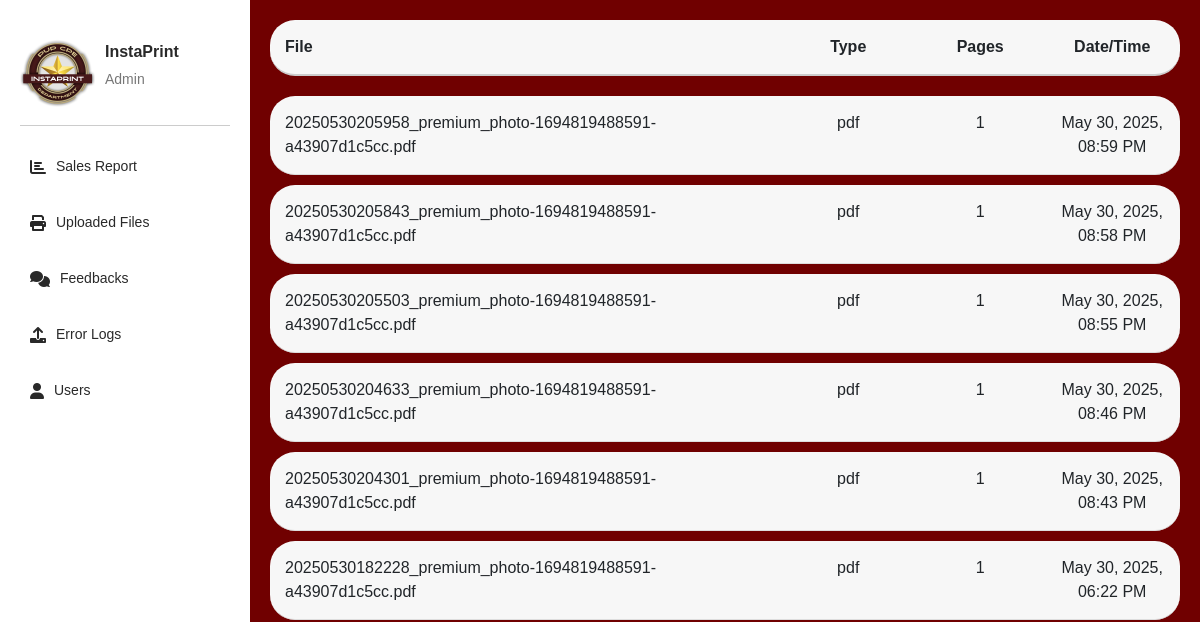
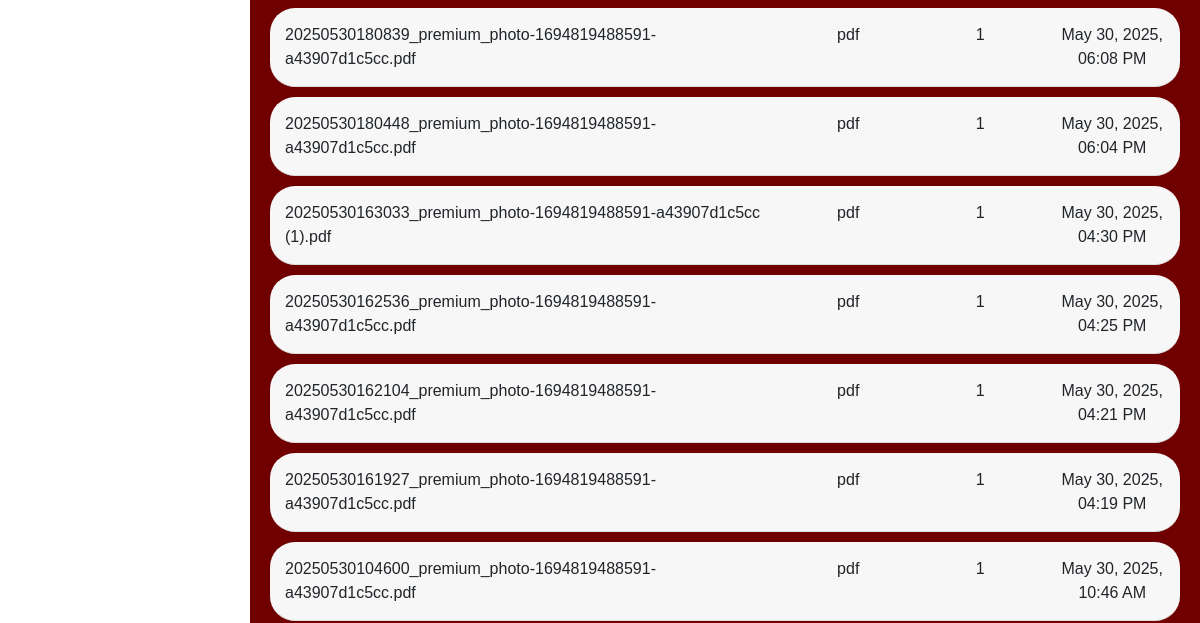
/admin-files-upload (upper part), run on an earlier commit of the app's database (2 pictures, top to bottom).
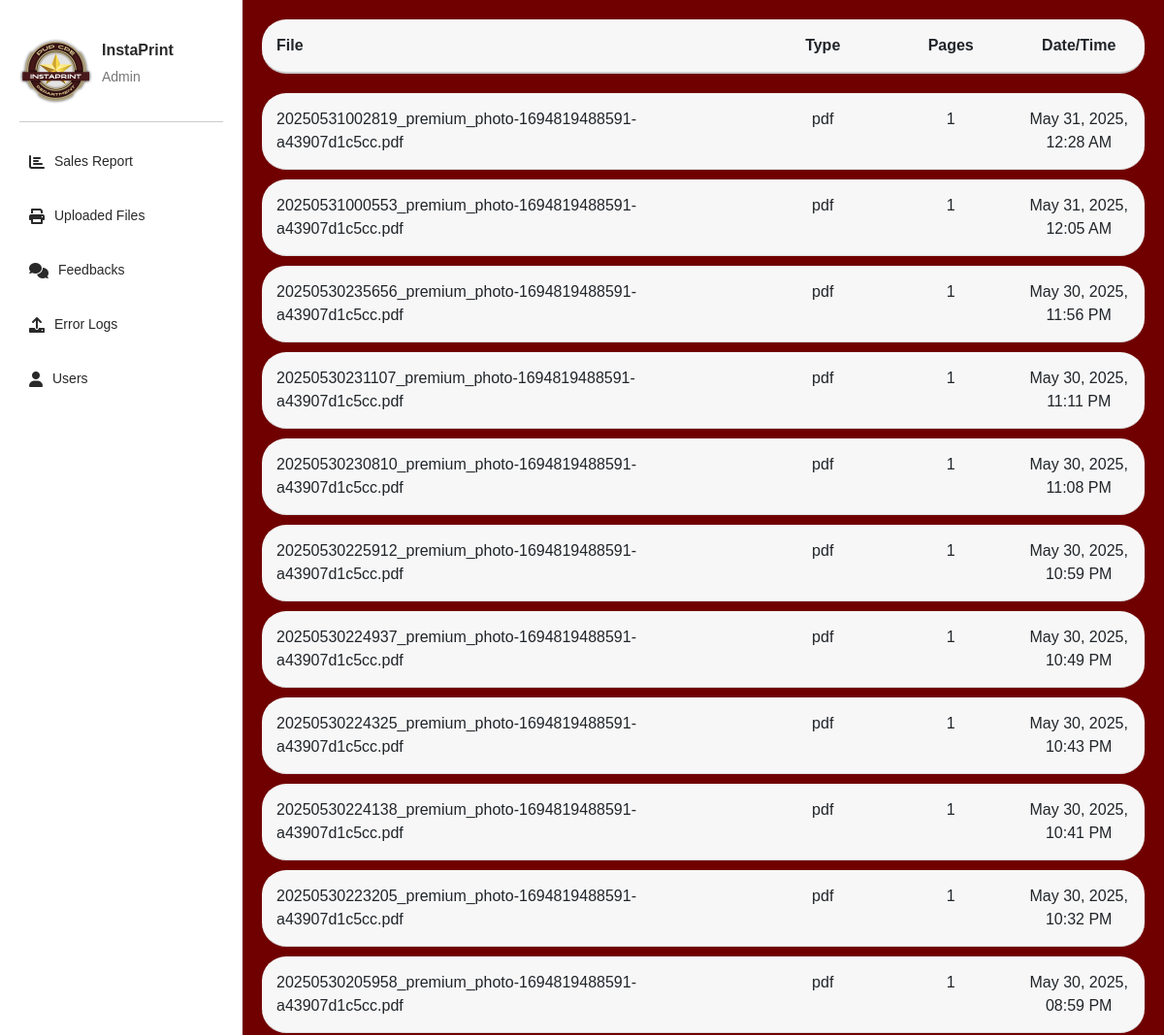
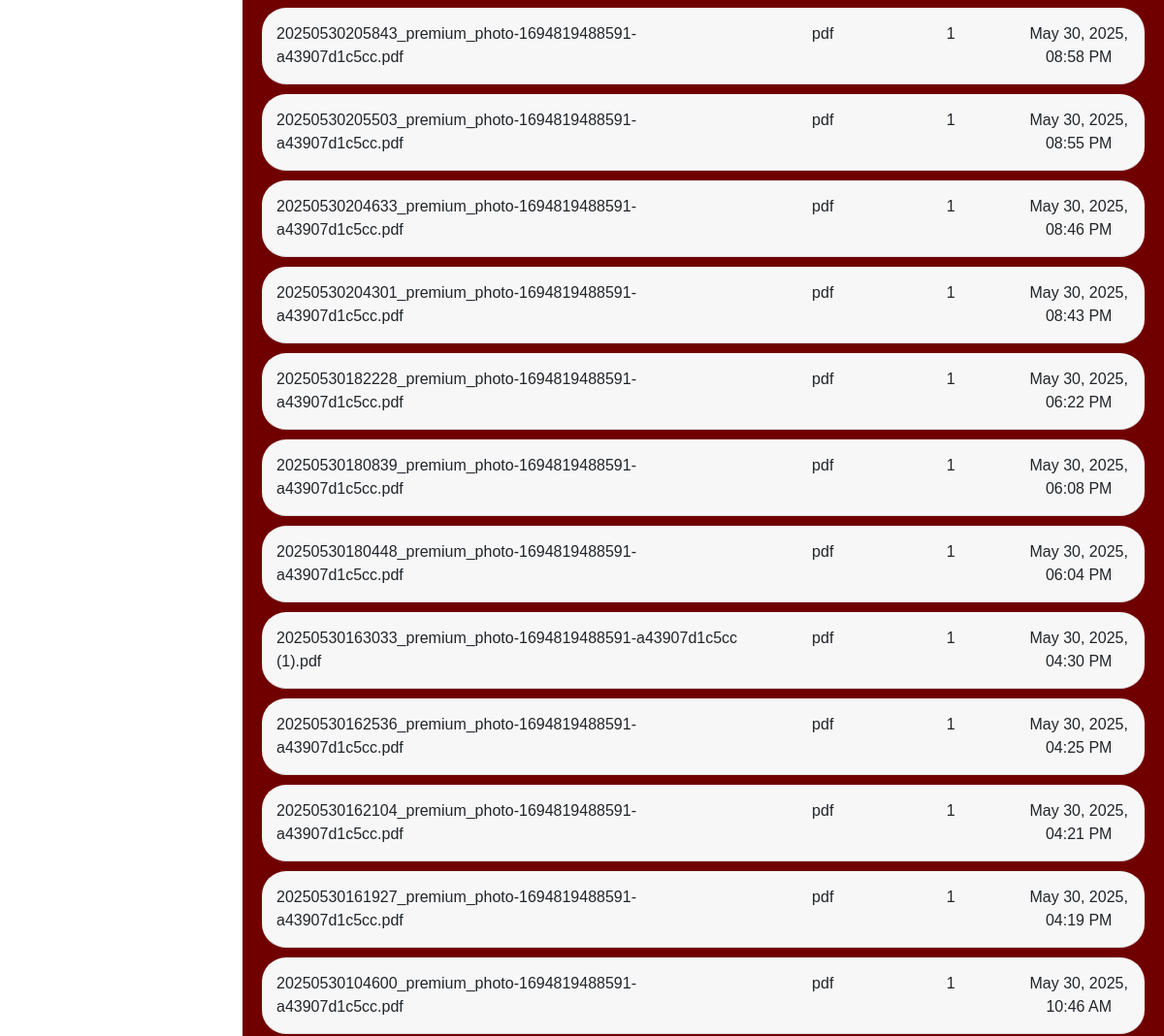
And on a later commit of the database (2 pictures, top to bottom).
### app.py (models this page shows, shortened)
class UploadedFile(db.Model):
    id = db.Column(db.Integer, primary_key=True)
    filename = db.Column(db.String(255), nullable=False)
    file_type = db.Column(db.String(50), nullable=False)
    pages = db.Column(db.Integer, nullable=False)
    timestamp = db.Column(db.DateTime, default=datetime.utcnow)

### app.py (the view)
@app.route("/admin-files-upload")
def admin_printed_pages():
    all_uploaded_files = UploadedFile.query.order_by(UploadedFile.timestamp.desc()).all() #
    formatted_files = []
    for uploaded_file_entry in all_uploaded_files:
        formatted_files.append({
            'file': uploaded_file_entry.filename, #
            'type': uploaded_file_entry.file_type, #
            'pages': uploaded_file_entry.pages, #
            'timestamp_full': uploaded_file_entry.timestamp.strftime('%b %d, %Y, %I:%M %p')  #
        })
    return render_template("admin-files-upload.html", uploaded=formatted_files) #

### templates/admin-files-upload.html (shortened to what this page needs)
<!DOCTYPE html>
<html lang="en">
<head>
    <link href="/static/css/admin-dashboard.css" rel="stylesheet" />
    <link rel="stylesheet" href="https://cdnjs.cloudflare.com/ajax/libs/font-awesome/6.0.0-beta3/css/all.min.css">
    <link href="https://cdn.jsdelivr.net/npm/bootstrap@5.3.0/dist/css/bootstrap.min.css" rel="stylesheet">
</head>
<body>
    <div class="container">
        <leftmenu class="menu">
            <div class="account">
                <img src="{{ url_for('static', filename='images/logo.jpg') }}" alt="InstaPrint Logo" class="profile-icon" style="max-width: 75px;">
                <div class="account-info">
                    <p class="name">InstaPrint</p>
                    <p class="role">Admin</p>
                </div>
            </div>
            <ul>
                <li><i class="fa-solid fa-chart-bar"></i> <a href="{{ url_for('admin_sales') }}">Sales Report</a></li>
                <li><i class="fa-solid fa-print"></i> <a href="{{ url_for('admin_printed_pages') }}">Uploaded Files</a></li>
                <li><i class="fa-solid fa-comments"></i> <a href="{{ url_for('admin_feedbacks') }}">Feedbacks</a></li>
                <li><i class="fa-solid fa-upload"></i> <a href="{{ url_for('admin_activity_log') }}">Error Logs</a></li>
                <li><i class="fa-solid fa-user"></i> <a href="{{ url_for('admin_dashboard') }}">Users</a></li>
            </ul>
        </leftmenu>
        <content class="contents">
            <div class="files-table">
                <div class="files-header">
                    <div class="files-file">File</div>
                    <div class="files-type">Type</div>
                    <div class="files-pages">Pages</div>
                    <div class="files-time">Date/Time</div> </div>
                {% for files in uploaded %}
                <div class="files-entry">
                    <div class="files-file">{{ files.file }}</div>
                    <div class="files-type">{{ files.type }}</div>
                    <div class="files-pages">{{ files.pages }}</div>
                    <div class="files-time">{{ files.timestamp_full }}</div>
                </div>
                {% endfor %}
            </div>
        </content>
    </div>
</body>
</html>

### static/css/admin-dashboard.css (style rules this page uses)
* { margin: 0; padding: 0; box-sizing: border-box; font-family: Arial, sans-serif; }
.container { display: flex; min-height: 100vh; max-width: 100% !important; padding-left: 0 !important; padding-right: 0 !important; }
.menu { width: 250px; background-color: #FFFFFF; color: #292929; padding: 20px; font-size: 14px; position: fixed; top: 0; left: 0; height: 100vh; width: 250px; overflow-y: auto; z-index: 1000; }
.menu ul { list-style-type: none; padding-left: 0; }
.menu li { display: flex; align-items: center; margin: 15px 0; font-size: 14px; padding: 10px; }
.menu li i { margin-right: 10px; color: #292929; font-size: 16px; }
.menu a { color: #292929; text-decoration: none; flex: 1; }
.contents { flex: 1; padding: 20px; background-color: #700000; display: flex; flex-direction: column; gap: 20px; margin-left: 250px; padding: 20px; }
.account { display: flex; align-items: center; padding: 15px 0; border-bottom: 1px solid #ccc; margin-bottom: 20px; }
.profile-icon { font-size: 40px; color: #292929; margin-right: 10px; }
.account-info { display: flex; flex-direction: column; }
.account-info .name { font-weight: bold; font-size: 16px; margin-bottom: 5px; }
.account-info .role { font-size: 14px; color: #777; }
.files-table { width: 100%; }
.files-header, .files-entry { display: flex; justify-content: space-between; padding: 15px; border-bottom: 1px solid #ddd; border-radius: 25px; margin-bottom: 10px; background-color: #f7f7f7; }
.files-header { font-weight: bold; background-color: #f7f7f7; border-bottom: 2px solid #ccc; margin-bottom: 20px; }
.files-file { width: 55%; font-weight: 500; }
.files-type { width: 12%; font-weight: 500; text-align: center; }
.files-pages { width: 12%; font-weight: 500; text-align: center; }
.files-time { width: 12%; font-weight: 500; text-align: center; }

### templates/admin-files-upload.html (style rules this page uses)
.container { display: flex; }
.menu { flex-shrink: 0; }
.contents { flex-grow: 1; padding: 20px; }
.files-header > div { font-weight: bold; }

What changed in the data, as far as the page shows it:
added UploadedFile: file "20250531002819_premium_photo-1694819488591-a43907d1c5cc.pdf", type "pdf", pages "1", timestamp_full "May 31, 2025, 12:28 AM"
added UploadedFile: file "20250531000553_premium_photo-1694819488591-a43907d1c5cc.pdf", type "pdf", pages "1", timestamp_full "May 31, 2025, 12:05 AM"
added UploadedFile: file "20250530235656_premium_photo-1694819488591-a43907d1c5cc.pdf", type "pdf", pages "1", timestamp_full "May 30, 2025, 11:56 PM"
added UploadedFile: file "20250530231107_premium_photo-1694819488591-a43907d1c5cc.pdf", type "pdf", pages "1", timestamp_full "May 30, 2025, 11:11 PM"
added UploadedFile: file "20250530230810_premium_photo-1694819488591-a43907d1c5cc.pdf", type "pdf", pages "1", timestamp_full "May 30, 2025, 11:08 PM"
added UploadedFile: file "20250530225912_premium_photo-1694819488591-a43907d1c5cc.pdf", type "pdf", pages "1", timestamp_full "May 30, 2025, 10:59 PM"
added UploadedFile: file "20250530224937_premium_photo-1694819488591-a43907d1c5cc.pdf", type "pdf", pages "1", timestamp_full "May 30, 2025, 10:49 PM"
added UploadedFile: file "20250530224325_premium_photo-1694819488591-a43907d1c5cc.pdf", type "pdf", pages "1", timestamp_full "May 30, 2025, 10:43 PM"
added UploadedFile: file "20250530224138_premium_photo-1694819488591-a43907d1c5cc.pdf", type "pdf", pages "1", timestamp_full "May 30, 2025, 10:41 PM"
added UploadedFile: file "20250530223205_premium_photo-1694819488591-a43907d1c5cc.pdf", type "pdf", pages "1", timestamp_full "May 30, 2025, 10:32 PM"
